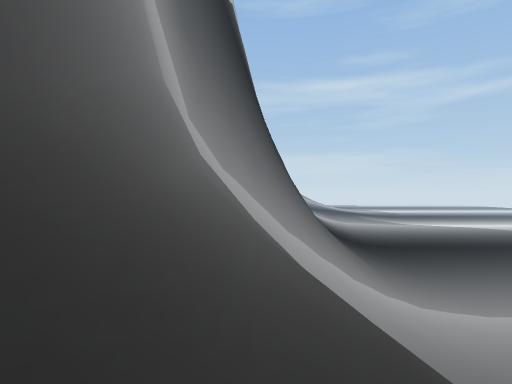
View 1 (above)

21 first-person views from a walk through a 3-D level made in the Unity game engine. The camera is 1.5 m above the floor, looks level and sees 80° across. The floor is counted in squares, 2 m on a side. Each view is taken from the middle of a square. On the plan, view 1 faces up. The plan holds only what a view shows up to about 10 squares ahead; the rest is blank. The place goes on beyond the plan. The player character is not drawn. Some animated figures are not drawn.

View 2
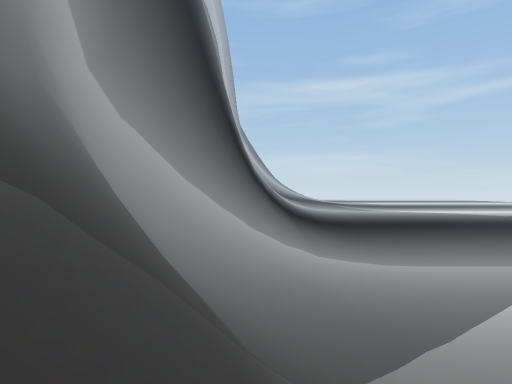

View 3
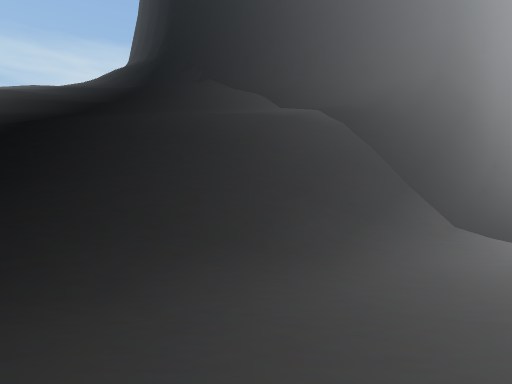

View 4
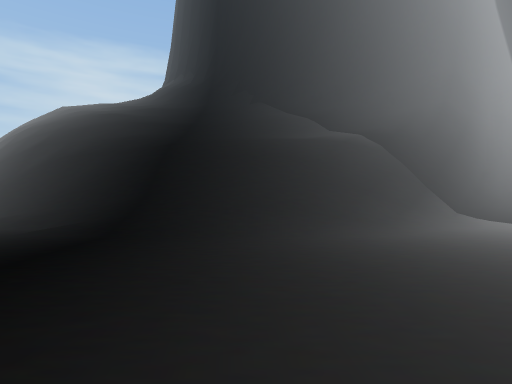

View 5
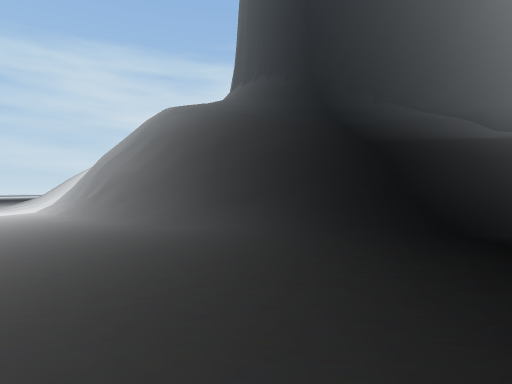

View 6
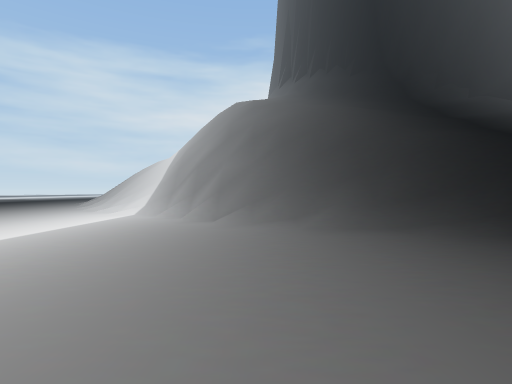

View 7
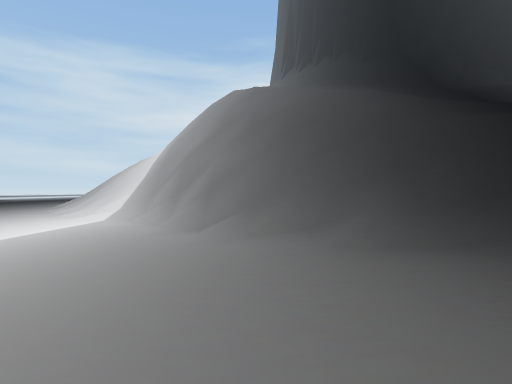

View 8
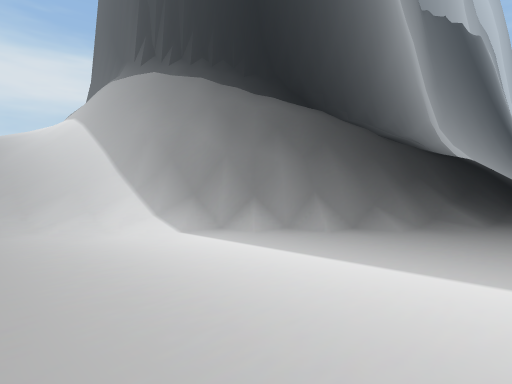

View 9
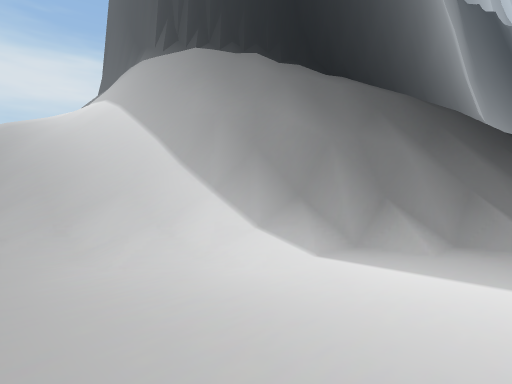

View 10
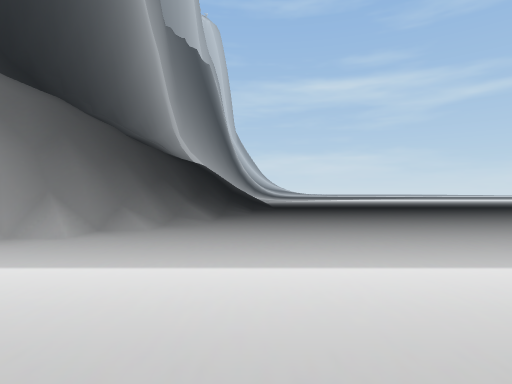

View 11
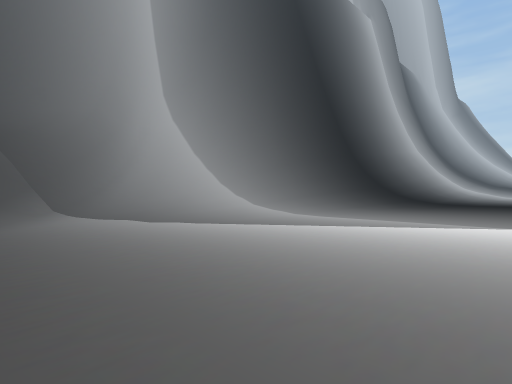

View 12
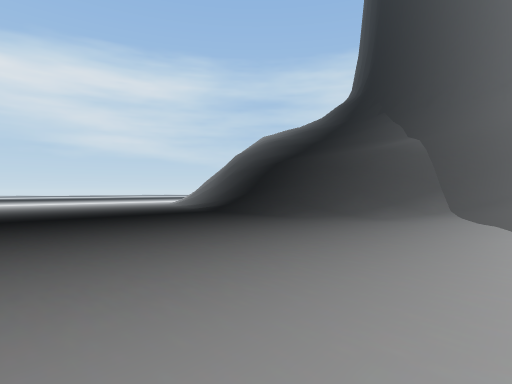

View 13
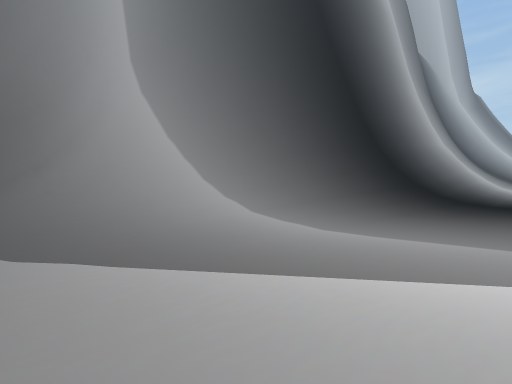

View 14
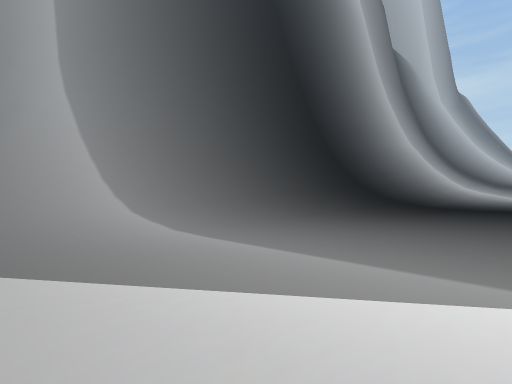

View 15
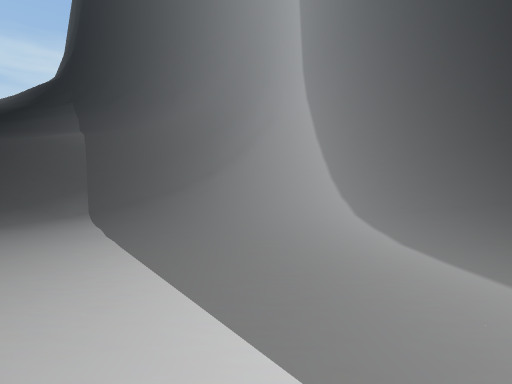

View 16
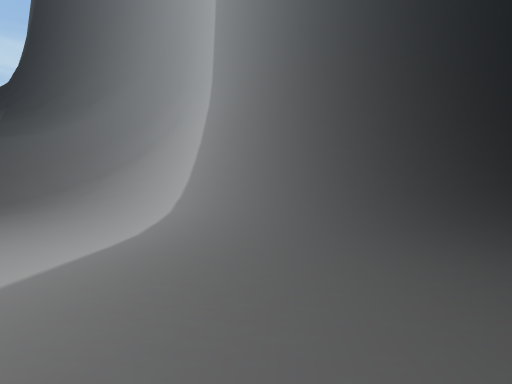

View 17
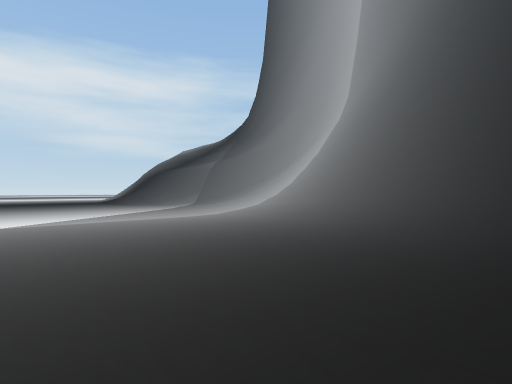

View 18
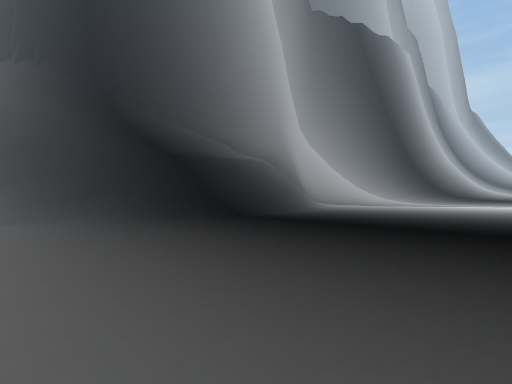

View 19
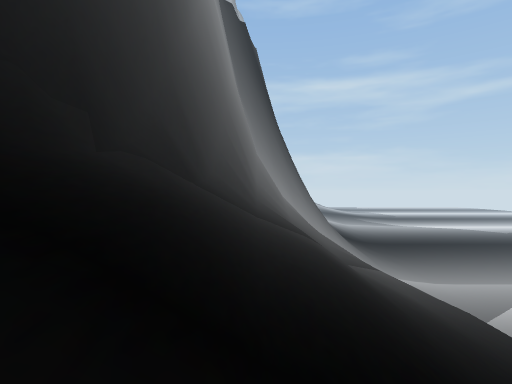

View 20
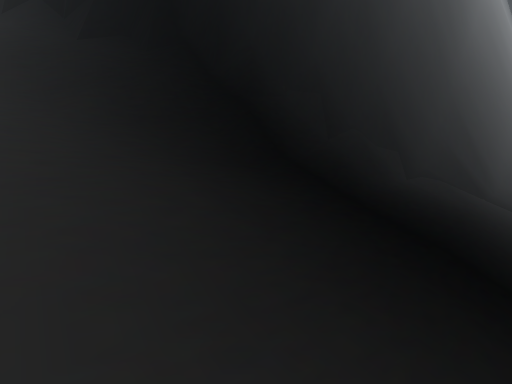

View 21
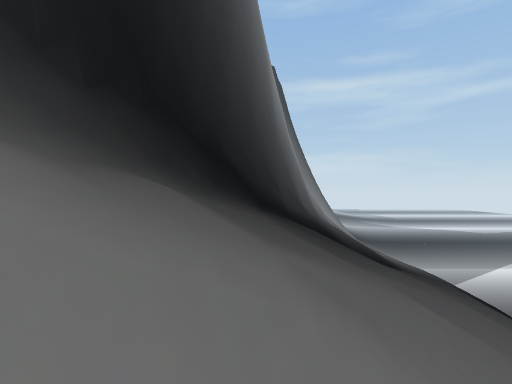

### Floor plan
Key: @ floor where view 1 was taken; # wall or solid block; . main floor; : floor 0.5 m higher than the main floor; + floor 0.75 m higher than the main floor; * floor 5.25 m higher than the main floor; / step, stairs or slope; = window, fence, low wall or low ledge; v drop or lower ground.
Columns run from 11 left of view 1 to 13 right of it. Each row starts with its distance up from view 1.
 17               ##/  :.....
 16               ##/+::.....
 15               #=/+:......
 14              ##=/::......
 13              ##//::......
 12             ##=//::......
 11             ##//+::.....
 10            ##=//+::.....
  9           ##=///::......
  8           #=////::......
  7           #////+::......
  6           ##///:::.......
  5          ####/+::........
  4          ##/##/::........
  3          #=//==:.........
  2         ##//////.........
  1         ##//////:........
  0        ##//@/////........
 -1        ##///*////.......
 -2       ##////*////.......
 -3      ##=/////////.......
 -4    ####//////////.......
 -5   ##v==//////////.......
 -6  ##//=//////////:........
 -7 ##//////////////.........
 -8   ///////////v=/.........
 -9   //////////#==..........
-10    /////////#=/..........
-11     ///////////..........
-12      /////==//.........
-13      ////==#//........
-14     //////v#=........
-15    vvvvvv===.........
-16    #======#.........
-17   /////////........
-18   ////////........
-19         .........

Where each view was taken, in squares from view 1:
view 1: 0 up, 0 right, facing up
view 2: 0 up, 3 right, facing up
view 3: 0 up, 8 right, facing left
view 4: 2 down, 11 right, facing left
view 5: 8 down, 11 right, facing left
view 6: 12 down, 10 right, facing left
view 7: 12 down, 8 right, facing left
view 8: 19 down, 5 right, facing up-left
view 9: 19 down, 2 right, facing up-left
view 10: 19 down, 5 right, facing up
view 11: 1 up, 13 right, facing up-left
view 12: 5 up, 13 right, facing down-left
view 13: 4 up, 10 right, facing up-left
view 14: 6 up, 12 right, facing up-left
view 15: 7 up, 11 right, facing left
view 16: 11 up, 12 right, facing left
view 17: 17 up, 13 right, facing down-left
view 18: 11 down, 13 right, facing up-left
view 19: 6 down, 2 left, facing up
view 20: 8 down, 2 left, facing up-left
view 21: 13 down, 5 left, facing up
